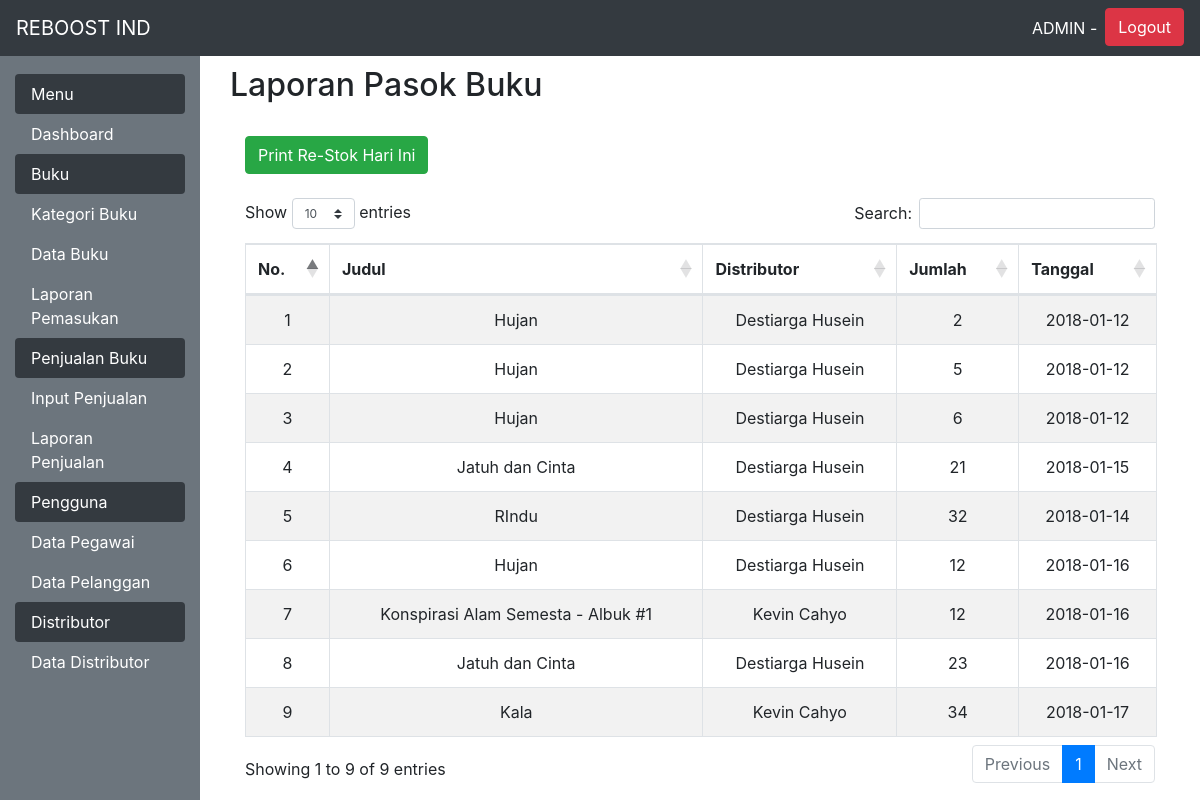
The app's page /admin.php?menu=datapemasukan (signed in) with its own data.
### tables this page shows
CREATE TABLE `pasok` (
  `id_pasok` int(11) NOT NULL,
  `id_buku` int(11) NOT NULL,
  `id_distributor` int(11) NOT NULL,
  `jumlah` int(11) NOT NULL,
  `tanggal` date NOT NULL
);

CREATE TABLE `buku` (
  `id_buku` int(11) NOT NULL,
  `id_kat` char(4) NOT NULL,
  `cover` varchar(50) NOT NULL,
  `isbn` char(13) NOT NULL,
  `judul` varchar(100) NOT NULL,
  `pengarang` varchar(50) NOT NULL,
  `tahun` char(4) NOT NULL,
  `harga` int(11) NOT NULL,
  `stok` int(11) NOT NULL
);

CREATE TABLE `distributor` (
  `id_distributor` int(11) NOT NULL,
  `nama` varchar(100) NOT NULL,
  `alamat` varchar(255) NOT NULL,
  `email` varchar(100) NOT NULL
);

### functions.php (called while the page is built, shortened)
<?php
	$conn = mysqli_connect("localhost","root","","reboost");
	function query($query)
	{
		global $conn;
		$result = mysqli_query($conn, $query);
		$rows = [];
		while ($row = mysqli_fetch_assoc($result))
		{
			$rows[] = $row;
		}
		return $rows;
	}
 ?>

### menu/datapemasukan.php (the view)
<?php
include 'functions.php';
$pasok = query("SELECT p.id_pasok, p.jumlah, p.tanggal, b.judul, d.nama FROM pasok p inner join buku b on p.id_buku = b.id_buku inner join distributor d on p.id_distributor=d.id_distributor");
?>
<div class="container">
	<h2>Laporan Pasok Buku</h2><br>
	<div class="col-md-12">
		<a href="menu/printpasok.php" class="btn btn-success">Print Re-Stok Hari Ini</a>
	</div>
	<div class="col-md-12">
		<br>
		<table class="table table-striped table-bordered dt-responsive nowrap" id="example">
			<thead>
				<tr>
					<td align="center"><b>No.</b></td>
					<td align="center"><b>Judul</b></td>
					<td align="center"><b>Distributor</b></td>
					<td align="center"><b>Jumlah</b></td>
					<td align="center"><b>Tanggal</b></td>
				</tr>
			</thead>
			<tbody>
		        <?php $i = 1; foreach ($pasok as $p) : ?>
				<tr>
					<td align="center"><?php echo "$i"; ?></td>
					<td align="center"><?php echo $p['judul']; ?></td>
					<td align="center"><?php echo $p['nama']; ?></td>
					<td align="center"><?php echo $p['jumlah']; ?></td>
					<td align="center"><?php echo $p['tanggal']; ?></td>
				</tr>
				<?php $i++; endforeach; ?>
			</tbody>
		</table>
	</div>
</div>

### records on screen
pasok: id_buku.judul "Hujan", id_distributor.nama "Destiarga Husein", jumlah "2", tanggal "2018-01-12"
pasok: id_buku.judul "Hujan", id_distributor.nama "Destiarga Husein", jumlah "5", tanggal "2018-01-12"
pasok: id_buku.judul "Hujan", id_distributor.nama "Destiarga Husein", jumlah "6", tanggal "2018-01-12"
pasok: id_buku.judul "Jatuh dan Cinta", id_distributor.nama "Destiarga Husein", jumlah "21", tanggal "2018-01-15"
pasok: id_buku.judul "RIndu", id_distributor.nama "Destiarga Husein", jumlah "32", tanggal "2018-01-14"
pasok: id_buku.judul "Hujan", id_distributor.nama "Destiarga Husein", jumlah "12", tanggal "2018-01-16"
pasok: id_buku.judul "Konspirasi Alam Semesta - Albuk #1", id_distributor.nama "Kevin Cahyo", jumlah "12", tanggal "2018-01-16"
pasok: id_buku.judul "Jatuh dan Cinta", id_distributor.nama "Destiarga Husein", jumlah "23", tanggal "2018-01-16"
pasok: id_buku.judul "Kala", id_distributor.nama "Kevin Cahyo", jumlah "34", tanggal "2018-01-17"
